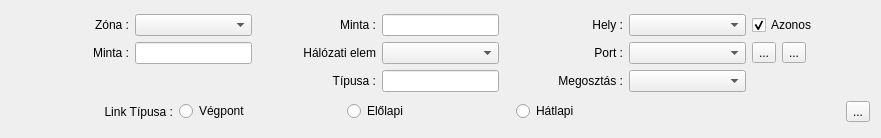
<?xml version="1.0" encoding="UTF-8"?>
<ui version="4.0">
 <class>phsLinkForm</class>
 <widget class="QWidget" name="phsLinkForm">
  <property name="geometry">
   <rect>
    <x>0</x>
    <y>0</y>
    <width>881</width>
    <height>138</height>
   </rect>
  </property>
  <property name="windowTitle">
   <string>Form</string>
  </property>
  <layout class="QVBoxLayout" name="verticalLayout">
   <item>
    <layout class="QGridLayout" name="gridLayout" columnstretch="1,1,1,1,1,1,1,0">
     <item row="0" column="2">
      <widget class="QLabel" name="labelPlacePattern">
       <property name="text">
        <string>Minta :</string>
       </property>
       <property name="alignment">
        <set>Qt::AlignRight|Qt::AlignTrailing|Qt::AlignVCenter</set>
       </property>
      </widget>
     </item>
     <item row="1" column="4">
      <widget class="QLabel" name="labelPort">
       <property name="text">
        <string>Port :</string>
       </property>
       <property name="alignment">
        <set>Qt::AlignRight|Qt::AlignTrailing|Qt::AlignVCenter</set>
       </property>
      </widget>
     </item>
     <item row="2" column="4">
      <widget class="QLabel" name="labelPortShare">
       <property name="text">
        <string>Megosztás :</string>
       </property>
       <property name="alignment">
        <set>Qt::AlignRight|Qt::AlignTrailing|Qt::AlignVCenter</set>
       </property>
      </widget>
     </item>
     <item row="0" column="5">
      <widget class="QComboBox" name="comboBoxPlace"/>
     </item>
     <item row="0" column="1">
      <widget class="QComboBox" name="comboBoxZone"/>
     </item>
     <item row="2" column="5">
      <widget class="QComboBox" name="comboBoxPortShare">
       <item>
        <property name="text">
         <string/>
        </property>
       </item>
       <item>
        <property name="text">
         <string>A</string>
        </property>
       </item>
       <item>
        <property name="text">
         <string>B</string>
        </property>
       </item>
       <item>
        <property name="text">
         <string>AA</string>
        </property>
       </item>
       <item>
        <property name="text">
         <string>AB</string>
        </property>
       </item>
       <item>
        <property name="text">
         <string>BA</string>
        </property>
       </item>
       <item>
        <property name="text">
         <string>BB</string>
        </property>
       </item>
       <item>
        <property name="text">
         <string>C</string>
        </property>
       </item>
       <item>
        <property name="text">
         <string>D</string>
        </property>
       </item>
      </widget>
     </item>
     <item row="0" column="0">
      <widget class="QLabel" name="labelZone">
       <property name="text">
        <string>Zóna :</string>
       </property>
       <property name="alignment">
        <set>Qt::AlignRight|Qt::AlignTrailing|Qt::AlignVCenter</set>
       </property>
      </widget>
     </item>
     <item row="0" column="4">
      <widget class="QLabel" name="labelPlace">
       <property name="text">
        <string>Hely :</string>
       </property>
       <property name="alignment">
        <set>Qt::AlignRight|Qt::AlignTrailing|Qt::AlignVCenter</set>
       </property>
      </widget>
     </item>
     <item row="1" column="5">
      <widget class="QComboBox" name="comboBoxPort"/>
     </item>
     <item row="0" column="6">
      <widget class="QCheckBox" name="checkBoxPlaceEqu">
       <property name="text">
        <string>Azonos</string>
       </property>
       <property name="checked">
        <bool>true</bool>
       </property>
      </widget>
     </item>
     <item row="0" column="3">
      <widget class="QLineEdit" name="lineEditPlacePattern"/>
     </item>
     <item row="1" column="3">
      <widget class="QComboBox" name="comboBoxNode"/>
     </item>
     <item row="1" column="1">
      <widget class="QLineEdit" name="lineEditNodePattern"/>
     </item>
     <item row="1" column="2">
      <widget class="QLabel" name="labelNode">
       <property name="text">
        <string>Hálózati elem</string>
       </property>
       <property name="alignment">
        <set>Qt::AlignRight|Qt::AlignTrailing|Qt::AlignVCenter</set>
       </property>
      </widget>
     </item>
     <item row="1" column="0">
      <widget class="QLabel" name="labelNodePattern">
       <property name="text">
        <string>Minta :</string>
       </property>
       <property name="alignment">
        <set>Qt::AlignRight|Qt::AlignTrailing|Qt::AlignVCenter</set>
       </property>
      </widget>
     </item>
     <item row="2" column="3">
      <widget class="QLineEdit" name="lineEditNodeType">
       <property name="readOnly">
        <bool>true</bool>
       </property>
      </widget>
     </item>
     <item row="2" column="2">
      <widget class="QLabel" name="labelNodeType">
       <property name="text">
        <string>Típusa :</string>
       </property>
       <property name="alignment">
        <set>Qt::AlignRight|Qt::AlignTrailing|Qt::AlignVCenter</set>
       </property>
      </widget>
     </item>
     <item row="2" column="6">
      <spacer name="horizontalSpacer">
       <property name="orientation">
        <enum>Qt::Horizontal</enum>
       </property>
       <property name="sizeHint" stdset="0">
        <size>
         <width>40</width>
         <height>20</height>
        </size>
       </property>
      </spacer>
     </item>
     <item row="1" column="6">
      <layout class="QHBoxLayout" name="horizontalLayout_2">
       <item>
        <widget class="QToolButton" name="toolButtonInfo">
         <property name="toolTip">
          <string>&lt;html&gt;&lt;head/&gt;&lt;body&gt;&lt;p&gt;Egy riport ablak megjelenítése a hálózati elemről, ill. patch panel vagy fali csatlakozóról.&lt;/p&gt;&lt;p&gt;A megosztásokat figyelmen kívül hagyja!&lt;/p&gt;&lt;/body&gt;&lt;/html&gt;</string>
         </property>
         <property name="text">
          <string>...</string>
         </property>
         <property name="icon">
          <iconset resource="lv2g.qrc">
           <normaloff>:/icons/document-properties.ico</normaloff>:/icons/document-properties.ico</iconset>
         </property>
        </widget>
       </item>
       <item>
        <widget class="QToolButton" name="toolButtonAdd">
         <property name="toolTip">
          <string>&lt;html&gt;&lt;head/&gt;&lt;body&gt;&lt;p&gt;Új patch panel, vagy fali csatlakozó felvétele.&lt;/p&gt;&lt;/body&gt;&lt;/html&gt;</string>
         </property>
         <property name="text">
          <string>...</string>
         </property>
         <property name="icon">
          <iconset resource="lv2g.qrc">
           <normaloff>:/icons/add.ico</normaloff>:/icons/add.ico</iconset>
         </property>
        </widget>
       </item>
       <item>
        <spacer name="horizontalSpacer_3">
         <property name="orientation">
          <enum>Qt::Horizontal</enum>
         </property>
         <property name="sizeHint" stdset="0">
          <size>
           <width>40</width>
           <height>20</height>
          </size>
         </property>
        </spacer>
       </item>
      </layout>
     </item>
    </layout>
   </item>
   <item>
    <layout class="QHBoxLayout" name="horizontalLayout" stretch="1,1,1,1,1,0">
     <item>
      <widget class="QLabel" name="labelLinkType">
       <property name="text">
        <string>Link Típusa :</string>
       </property>
       <property name="alignment">
        <set>Qt::AlignRight|Qt::AlignTrailing|Qt::AlignVCenter</set>
       </property>
      </widget>
     </item>
     <item>
      <widget class="QRadioButton" name="radioButtonLinkTerm">
       <property name="text">
        <string>Végpont</string>
       </property>
      </widget>
     </item>
     <item>
      <widget class="QRadioButton" name="radioButtonLinkFront">
       <property name="text">
        <string>Előlapi</string>
       </property>
      </widget>
     </item>
     <item>
      <widget class="QRadioButton" name="radioButtonLinkBack">
       <property name="text">
        <string>Hátlapi</string>
       </property>
      </widget>
     </item>
     <item>
      <spacer name="horizontalSpacer_2">
       <property name="orientation">
        <enum>Qt::Horizontal</enum>
       </property>
       <property name="sizeHint" stdset="0">
        <size>
         <width>40</width>
         <height>20</height>
        </size>
       </property>
      </spacer>
     </item>
     <item>
      <widget class="QToolButton" name="toolButtonStep">
       <property name="toolTip">
        <string>&lt;html&gt;&lt;head/&gt;&lt;body&gt;&lt;p&gt;Lépés a linkek láncán.&lt;/p&gt;&lt;/body&gt;&lt;/html&gt;</string>
       </property>
       <property name="text">
        <string>...</string>
       </property>
       <property name="icon">
        <iconset resource="lv2g.qrc">
         <normaloff>:/icons/next.ico</normaloff>:/icons/next.ico</iconset>
       </property>
      </widget>
     </item>
    </layout>
   </item>
  </layout>
 </widget>
 <resources>
  <include location="lv2g.qrc"/>
 </resources>
 <connections/>
</ui>
